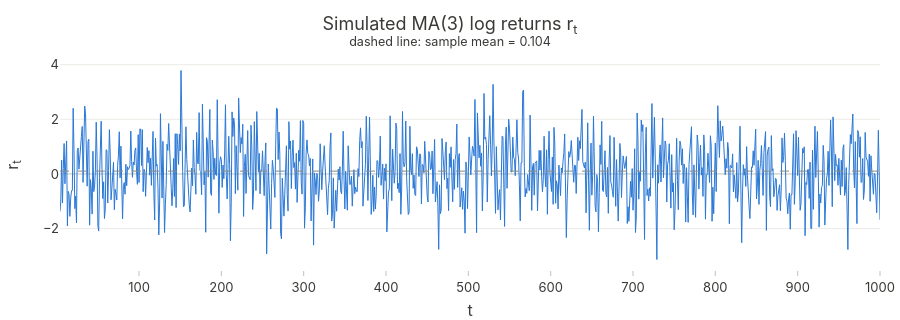

Notebook code cell kept with this figure:
### Code cell
fig = go.Figure()
fig.add_scatter(x=r.index, y=r, mode="lines", line=dict(color=BLUE, width=1),
                name="r_t", hovertemplate="t = %{x}<br>r_t = %{y:.3f}<extra></extra>")
fig.add_hline(y=r.mean(), line=dict(color=GREY, dash="dash", width=1))
fig.update_layout(title=f"Simulated MA(3) log returns r<sub>t</sub><br><sup>dashed line: sample mean = {r.mean():.3f}</sup>",
                  xaxis_title="t", yaxis_title="r<sub>t</sub>", height=320, showlegend=False)
fig.show()

### Figure 1 — Plotly figure (JSON) as saved in the notebook; plotly's stock layout.template omitted (floating-point values rounded to 4 significant figures; data arrays with more than 128 entries replaced by an {"elided": "..."} marker saying what was removed)
{"data": [{"hovertemplate": "t = %{x}<br>r_t = %{y:.3f}<extra></extra>", "line": {"color": "#2a78d6", "width": 1}, "mode": "lines", "name": "r_t", "type": "scatter", "x": {"elided": "997 int values"}, "y": {"elided": "997 float values"}}], "layout": {"height": 320, "shapes": [{"line": {"color": "#8a8a85", "dash": "dash", "width": 1}, "type": "line", "x0": 0, "x1": 1, "xref": "x domain", "y0": 0.1043, "y1": 0.1043, "yref": "y"}], "showlegend": false, "title": {"text": "Simulated MA(3) log returns r<sub>t</sub><br><sup>dashed line: sample mean = 0.104</sup>"}, "xaxis": {"title": {"text": "t"}}, "yaxis": {"title": {"text": "r<sub>t</sub>"}}}}
